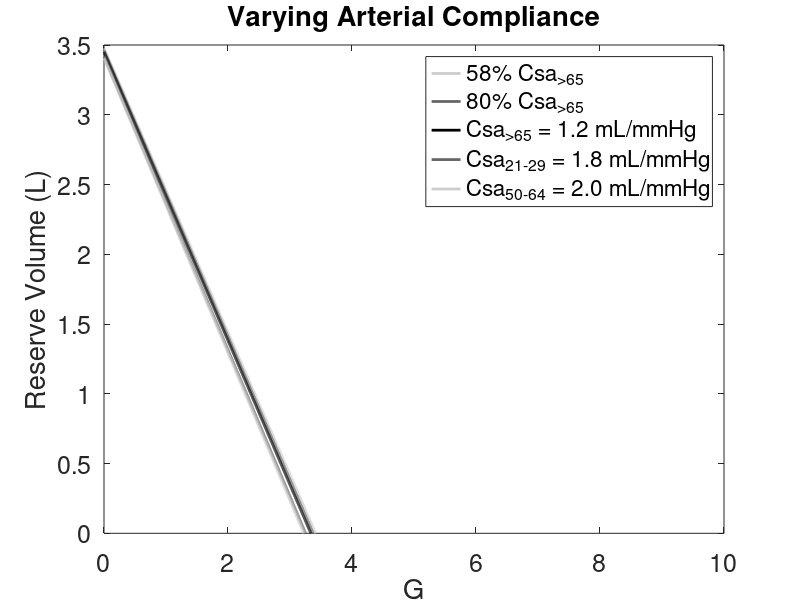
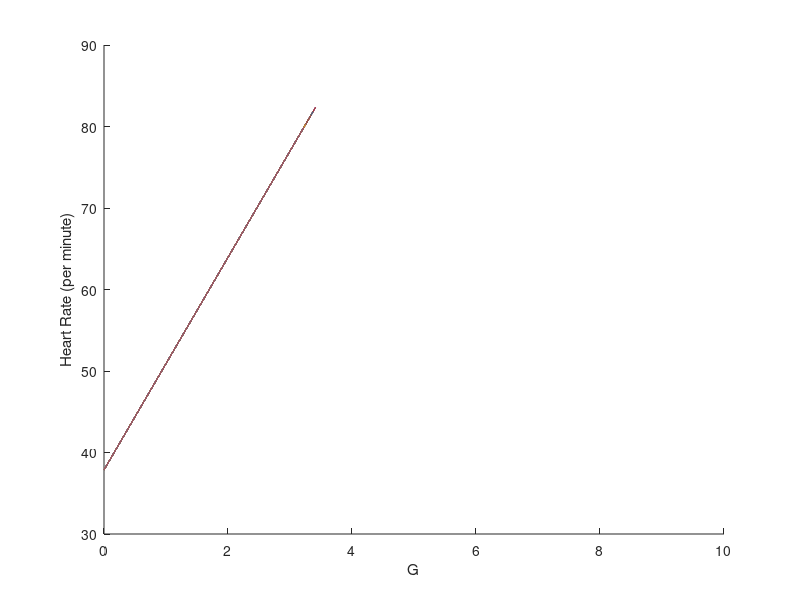

The MATLAB source for these figures, in order:
clear all
close all

Psa_u_star = 53*1333; %100mmHg * [ dynes/(mmHg*cm^2) ]
Psa_u = Psa_u_star; 
dP_RA = 2*1333; %2 mm Hg * [ dynes/(mmHg*cm^2) ] %RA

height = 167.64; %cm
Hu = 37.25; %0.5*32;%cm %upper compartment   32
Hl = -(0.5*45);%cm %lower 42

rho = 1; %g/cm^3   density of blood 
g_earth = 980; %gravitational acceleration cm/s^2
G = linspace(0,980*10, 10000); %cm/s^2

Rs = (20)*1333/(1000/60); %default 17.86, **16.49**-20.02 [mmHg *min/L] (too high) systemic resistance (mmHg/(liters/s))
Gs = 1/Rs; %conductance = 1/resistance, resitance = pressure/flow
Gs_u = (1/3)*Gs;
Gs_l = (2/3)*Gs; 
Rs_l = 1/Gs_l;
Rs_u = 1/Gs_u; 
Rp = (1.61*1333)/(1000/60); %pulmonic resistance (mmHg/(liters/s))

C_RVD = (0.0350/1333)*1000; %right-ventricular diastolic compliance (liters/mmHg)
C_LVD = (0.00583/1333)*1000; %left-ventricular diastolic compliance (liters/mmHg)

% 5 risk factors, 2 risk factors, >65, younger
Csa_vec = [0.0012*0.58, 0.0012*0.80, 0.0012, 0.0018, 0.002]

Csa_l = (2/3)*Csa_vec/1333*1000;
Csa_u = (1/3)*Csa_vec/1333*1000;
%Csa_l = [(2/3)*(0.0012/1333)*1000 (2/3)*(0.0018/1333)*1000 (2/3)*(0.002/1333)*1000];
%Csa_u = [(1/3)*(0.0012/1333)*1000 (1/3)*(0.0018/1333)*1000 (1/3)*(0.002/1333)*1000]; 
Csv_l = (2/3)*(0.09/1333)*1000;
Csv_u = (1/3)*(0.09/1333)*1000;
Cs_l = Csa_l + Csv_l;

Cpa = (0.00412/1333)*1000;  %compliance pulm art
Cpv = (0.01/1333)*1000;     %compliance pulm vein
Cp = Cpa + Cpv;
Vtotal = 3.7*1000; %3.7 L * 1000 -> cm^3 


Gs = 1/Rs_u + 1/Rs_l; 
Gs_l = 1/Rs_l;
Ts = Csa_u*Rs_u; %Csa_l*Rs_l
Tp = Rp*Cpa;
Csa = Csa_u+Csa_l;

%P_thorax = linspace(-4*1333,3*1333, 8); %mmHg * dynes/(mmHg*cm^2)
P_thorax = -4.3*1333; %mm Hg -> dynes/cm^2 (P=F/A)
P_RA = P_thorax+dP_RA;

Vd_total_vec = zeros(1,length(G)); 
sol_Vd_Csa_G = zeros(length(P_thorax), length(G)); 
 sol_Q_Csa_G = zeros(length(P_thorax), length(G)); 
 sol_F_Csa_G = zeros(length(P_thorax), length(G)); 
 sol_Ppa_Csa_G = zeros(length(P_thorax),length(G));
 
for j = 1:length(Csa)
    for i = 1:length(G)
        if P_thorax <= -dP_RA %CASE 1
            Vd_total = Vtotal - Cp*(C_RVD/C_LVD)*(dP_RA) - ...
            (Tp*Gs+Csa(j))*Psa_u_star - (Tp*Gs_l+Csa_l(j))*rho*G(i)*Hu...
            - Cs_l(j)*rho*G(i)*(-Hl);
            Q = ((1/Rs_u)+(1/Rs_l))*Psa_u_star+ rho*G(i)*Hu/Rs_l;
            F = Q/(C_RVD*(P_RA-P_thorax));
            Ppv = P_thorax + (C_LVD/C_RVD)*dP_RA;
            Ppa = Ppv+Q*Rp;
            
        elseif P_thorax > -dP_RA && P_thorax < rho*G(i)*Hu - dP_RA %CASE 2
            Vd_total = Vtotal - Cp*(C_RVD/C_LVD)*dP_RA - ...
            (Tp*Gs+Csa(j))*Psa_u_star - (Tp*Gs_l+Csa_l(j))*rho*G(i)*Hu ...
            - Cs_l(j)*rho*G(i)*(-Hl) - (Csv_l-Tp*Gs_l)*(P_thorax+dP_RA);
            
            Psv_l = -rho*G(i)*Hl + P_thorax + dP_RA;
            Psv_u = 0; 
            Psa_l = Psa_u_star + rho*G(i)*(Hu-Hl); 

            Qs_u = Psa_u_star/Rs_u;
            Qs_l = (Psa_l-Psv_l)/Rs_l;
            Q = Qs_u + Qs_l;
            F = Q/(C_RVD*(dP_RA));
            Ppv = P_thorax + (C_LVD/C_RVD)*dP_RA;
            Ppa = Ppv+Q*Rp;
            
        elseif P_thorax >= rho*G(i)*Hu - dP_RA %CASE 3
            Vd_total = Vtotal - Cp*(C_RVD/C_LVD)*dP_RA ...
            - (Tp*Gs+Csa(j))*Psa_u_star - (Tp*Gs+Csa_l(j)-Csv_u)*rho*G(i)*Hu...
            - Cs_l(j)*rho*G(i)*(-Hl) - (Csv_l-Tp*Gs)*(P_thorax+dP_RA);
        
            Psv_l = P_thorax + dP_RA + rho*G(i)*(-Hl);
            Psv_u = P_thorax + dP_RA - rho*G(i)*Hu ; 
            Psa_l = Psa_u_star + rho*G(i)*(Hu-Hl); 

            Qs_u = (Psa_u_star - Psv_u)/Rs_u;
            Qs_l = (Psa_l-Psv_l)/Rs_l;
            Q = Qs_u + Qs_l;
            F = Q/(C_RVD*(dP_RA));
            Ppv = P_thorax + (C_LVD/C_RVD)*dP_RA;
            Ppa = Ppv+Q*Rp;
        end
        if Vd_total > 0 
        Vd_total_vec(i) = Vd_total; 
      
          Q_vec(i) = Q; 
          F_vec(i) = F; 
          Ppa_vec(i) = Ppa; 
          
        else
          Vd_total_vec(i) = NaN; 
      
          Q_vec(i) = NaN; 
          F_vec(i) = NaN; 
          Ppa_vec(i) = NaN;
        end
    end
        sol_Vd_Csa_G(j,:) = Vd_total_vec; 
        sol_Q_Csa_G(j,:) = Q_vec; 
        sol_F_Csa_G(j,:) = F_vec; 
        sol_Ppa_Csa_G(j,:) = Ppa_vec;
end

%conversions:
G = G/100/(g_earth/100); 
sol_Q_Csa_G = sol_Q_Csa_G*60/1000; 
sol_F_Csa_G = sol_F_Csa_G*60;
sol_Ppa_Csa_G = sol_Ppa_Csa_G/1333;
sol_Vd_Csa_G = sol_Vd_Csa_G/1000;

%%% PLOT OPTIONS %%%
 
%%plot(x, y,myLineColorPref,'color', myLineColorVec,'LineWidth', myLineWidth) %buffer times in black
% myLineColorPref="k-"; %black line
% myLineColorVec = [0,0,0]; %black -> shades of gray
% myLineWidth = 1;
% myLabelFontSize=18;
% alpha=0.1; %increment for gray
% beta=1;

%label_P_thorax = num2str([-3:4]'); %in mm Hg, from -3 to 4

%% saveas(h_overlay_nonDM, myPlotOverlay_nonDM, 'pdf')
%set(gca, 'FontSize', myLabelFontSize)
%print(myfig,figName,"-dpdf", "-S4016,2362")
              

%family of plots for Reserve Volume vs. G for different Pthorax values: 
% 
% h=figure(100)
% clf(100)
% 
% hold on
% 
%     for i = 1:length(P_thorax)
%         myLineColor=myLineColorVec+alpha*(i-1); %set grayscale
%         %myLineWidthPlot=myLineWidth+beta*(i-1); %set linewidth
%         myLineWidthPlot=myLineWidth; %do not vary line width
%         plot(G,sol_Vd_Pthorax_G(i,:),myLineColorPref,'color', myLineColor,'LineWidth', myLineWidthPlot)
%     end
% 
%     xlabel('G')
%     ylabel('Reserve Volume (L)')
%     set(gca, 'FontSize', myLabelFontSize)
%     
% hold off
% 
% saveas(h, "QvsV0", 'pdf')
% saveas(h, "QvsV0", 'png')
% 
% % xticks([1*9.80 2*9.80 3*9.80 4*9.80 5*9.80 6*9.80 7*9.80 8*9.80 9*9.80 10*9.80])
% % xticklabels({'g','2g','3g','4g','5g','6g','7g', '8g', '9g', '10g'})
% 
% h1=figure(101)
% clf(101)
% for i = 1: length(P_thorax)
% 
% plot(G,sol_Q_Pthorax_G(i,:))
% xlabel('G', 'interpreter', 'latex')
% ylabel('Cardiac Output (L/min)', 'interpreter', 'latex')
% hold on
% end
% % xticks([1*9.80 2*9.80 3*9.80 4*9.80 5*9.80 6*9.80 7*9.80 8*9.80 9*9.80 10*9.80])
% % xticklabels({'g','2g','3g','4g','5g','6g','7g', '8g', '9g', '10g'})
% 
% 
% h2=figure(102)
% clf(102)
% hold on
%     for i = 1:length(P_thorax)
%         myLineColor=myLineColorVec+alpha*(i-1); %set grayscale
%         plot(G,sol_F_Pthorax_G(i,:), myLineColorPref,'color', myLineColor,'LineWidth', myLineWidthPlot)
%         plot([1,2.2, 3.5],[73,77,100], "k*", 'MarkerSize', 14, 'LineWidth', myLineWidthPlot)
%         plot([3.5],[112], "r*", 'MarkerSize', 14, 'LineWidth', myLineWidthPlot)
% 
%     end
% hold off
% xlabel('G')
% ylabel('Heart Rate (per minute)')
% set(gca, 'FontSize', myLabelFontSize)
% hold on
% 
% % xticks([1*9.80 2*9.80 3*9.80 4*9.80 5*9.80 6*9.80 7*9.80 8*9.80 9*9.80 10*9.80])
% % xticklabels({'g','2g','3g','4g','5g','6g','7g', '8g', '9g', '10g'})
% 
% 
% 
h3=figure(103)
clf(103)
% for i = 1:length(P_thorax)
% 
% plot(G,sol_Ppa_Pthorax_G(i,:))
% xlabel('G', 'interpreter', 'latex')
% ylabel('Pulmonary Arterial Pressure (mmHg)', 'interpreter', 'latex')
% hold on
% end
% xticks([1*9.80 2*9.80 3*9.80 4*9.80 5*9.80 6*9.80 7*9.80 8*9.80 9*9.80 10*9.80])
% xticklabels({'g','2g','3g','4g','5g','6g','7g', '8g', '9g', '10g'})

    figure(i)
    hold on
for i = 1:length(Csa)

    plot(G, sol_F_Csa_G)
    xlabel('G')
    ylabel('Heart Rate (per minute)')
    hold on
end

% xticks([1*9.80 2*9.80 3*9.80 4*9.80 5*9.80 6*9.80 7*9.80 8*9.80 9*9.80 10*9.80])
% % xticklabels({'g','2g','3g','4g','5g','6g','7g', '8g', '9g', '10g'})

colorvec={[0,0,0]+0.8, [0,0,0]+0.4, [0,0,0], [0,0,0]+0.4, [0,0,0]+0.8}

figure(100)
for i = 1:length(Csa)
% <<<<<<< HEAD:matlab_controller_2021/varyG_conventional_units.m
%     plot(G, sol_Vd_Csa_G(i,:), 'linewidth', 2, 'Color', [0, 0, 0] + 0.25*i)
% =======
    plot(G, sol_Vd_Csa_G(i,:), 'LineWidth', 2, 'Color', colorvec{i})
%>>>>>>> 16da254 (made plots with varying G and Csa in grayscale for AsMA presentation May 2022):matlab_controller_2021/varyGandCsa_conventional_units.m
    xlabel('G')
    ylabel('Reserve Volume (L)')
    title('Varying Arterial Compliance')
    hold on
end
%<<<<<<< HEAD:matlab_controller_2021/varyG_conventional_units.m
%legend('Csa = 1.2 mL/mmHg','Csa = 1.8 mL/mmHg','Csa = 2.0 mL/mmHg')
%set(gca, 'fontSize', 18)
%=======
legend('58% Csa_{>65}', '80% Csa_{>65}', 'Csa_{>65} = 1.2 mL/mmHg','Csa_{21-29} = 1.8 mL/mmHg','Csa_{50-64} = 2.0 mL/mmHg')
set(gca, 'FontSize', 18)
%>>>>>>> 16da254 (made plots with varying G and Csa in grayscale for AsMA presentation May 2022):matlab_controller_2021/varyGandCsa_conventional_units.m
